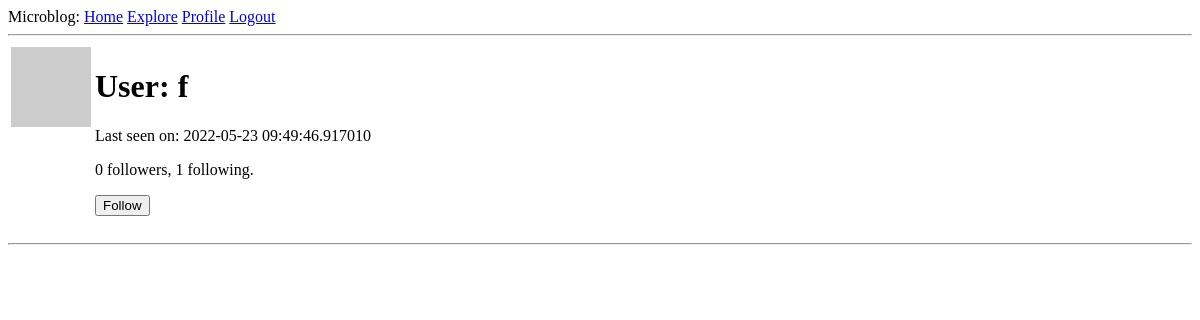
Page /user/f (signed in) on the earlier database version.
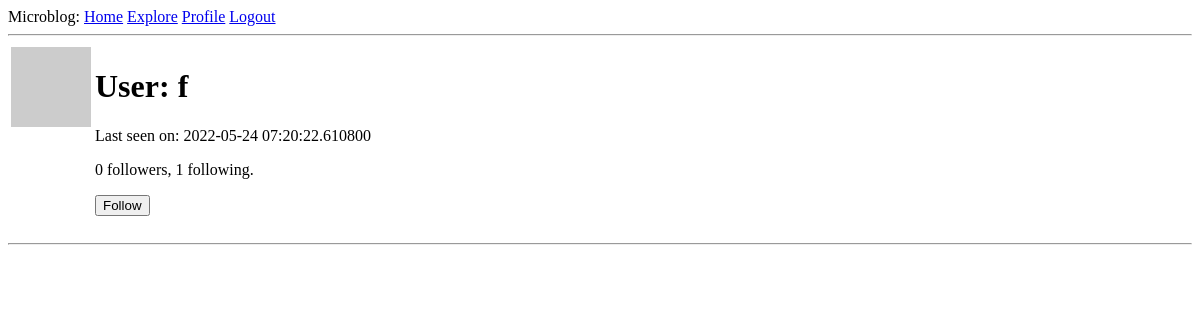
Same page on the later database version.
### app/models.py (models this page shows, shortened)
class User(UserMixin, db.Model):
    id = db.Column(db.Integer, primary_key=True)
    username = db.Column(db.String(64), index=True, unique=True)
    email = db.Column(db.String(120), index=True, unique=True)
    password_hash = db.Column(db.String(128))
    about_me = db.Column(db.String(140))
    last_seen = db.Column(db.DateTime, default=datetime.utcnow)
    posts = db.relationship('Post', backref='author', lazy='dynamic')
    followed = db.relationship(
            'User', secondary=followers,
            primaryjoin=(followers.c.follower_id == id),
            secondaryjoin=(followers.c.followed_id == id),
            backref=db.backref('followers', lazy='dynamic'), lazy='dynamic')
    def avatar(self, size):
        digest = md5(self.email.lower().encode('utf-8')).hexdigest()
        return f'https://gravatar.com/avatar/{digest}?d=identicon&s={size}'
    def is_following(self, user):
        return self.followed.filter(followers.c.followed_id == user.id).count() > 0

### app/routes.py (the view)
@app.route('/user/<username>')
@login_required
def user(username):
    user = User.query.filter_by(username=username).first_or_404()
    page = request.args.get('page', 1, type=int)
    posts = user.posts.order_by(Post.timestamp.desc()).paginate(page, app.config['POSTS_PER_PAGE'], False)
    next_url = url_for('user', username=user.username, page=posts.next_num) \
            if posts.has_next else None
    prev_url = url_for('user', username=user.username, page=posts.prev_num) \
            if posts.has_prev else None
    form = EmptyForm()
    return render_template('user.html', user=user, posts=posts.items, form=form, next_url=next_url, prev_url=prev_url)

### app/forms.py
class EmptyForm(FlaskForm):
    submit = SubmitField('Submit')

### app/models.py (called while the page is built)
@login.user_loader
def load_user(id):
    return User.query.get(int(id))

### app/routes.py (called while the page is built)
@app.before_request
def before_request():
    if current_user.is_authenticated:
        current_user.last_seen = datetime.utcnow()
        db.session.commit()

### app/templates/user.html (shortened to what this page needs)
{% extends "base.html" %}
{% block content %}
    <table>
        <tr valign="top">
            <td><img src="{{ user.avatar(128) }}" alt="{{ user.username + ' avatar' }}"></td>
            <td>
                <h1>User: {{ user.username }}</h1>
                {% if user.last_seen %}<p>Last seen on: {{ user.last_seen }}</p>{% endif %}
                <p>{{ user.followers.count() }} followers, {{ user.followed.count() }} following.</p>
                {% if user == current_user %}
                <p><a href="{{ url_for('edit_profile') }}">Edit your profile</a></p>
                {% elif not current_user.is_following(user) %}
                <p>
                    <form action="{{ url_for('follow', username=user.username) }}" method="post">
                        {{ form.submit(value='Follow') }}
                    </form>
                </p>
                {% endif %}
            </td>
        </tr>
    </table>
    <hr>
{% endblock %}

Differences in the rows shown:
changed User: last_seen "2022-05-23 09:49:46.917010" → "2022-05-24 07:20:22.610800"
